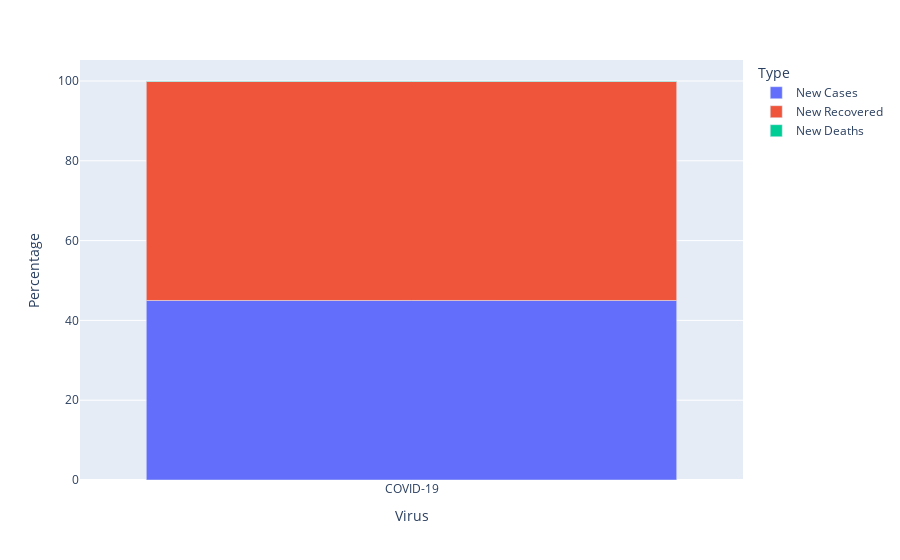

The notebook cell this image was saved under:
### Code cell
cases = df[['New Cases','New Recovered','New Deaths']].loc[0]
cases_df = pd.DataFrame(cases).reset_index()
cases_df.columns = ['Type', 'Total']
cases_df['Percentage'] = np.round(100*cases_df['Total']/np.sum(cases_df['Total']),2)
cases_df['Virus'] = ['COVID-19' for i in range(len(cases_df))]
fig = px.bar(cases_df, x='Virus', y = 'Percentage', color = 'Type', hover_data = ['Total'])
fig.show()

### Figure 1 — Plotly figure (JSON) as saved in the notebook; plotly's stock layout.template omitted (floating-point values rounded to 4 significant figures)
{"data": [{"alignmentgroup": "True", "customdata": [[568755]], "hovertemplate": "Type=New Cases<br>Virus=%{x}<br>Percentage=%{y}<br>Total=%{customdata[0]}<extra></extra>", "legendgroup": "New Cases", "marker": {"color": "#636efa", "pattern": {"shape": ""}}, "name": "New Cases", "offsetgroup": "New Cases", "orientation": "v", "showlegend": true, "textposition": "auto", "type": "bar", "x": ["COVID-19"], "xaxis": "x", "y": [44.99], "yaxis": "y"}, {"alignmentgroup": "True", "customdata": [[693871]], "hovertemplate": "Type=New Recovered<br>Virus=%{x}<br>Percentage=%{y}<br>Total=%{customdata[0]}<extra></extra>", "legendgroup": "New Recovered", "marker": {"color": "#EF553B", "pattern": {"shape": ""}}, "name": "New Recovered", "offsetgroup": "New Recovered", "orientation": "v", "showlegend": true, "textposition": "auto", "type": "bar", "x": ["COVID-19"], "xaxis": "x", "y": [54.89], "yaxis": "y"}, {"alignmentgroup": "True", "customdata": [[1558]], "hovertemplate": "Type=New Deaths<br>Virus=%{x}<br>Percentage=%{y}<br>Total=%{customdata[0]}<extra></extra>", "legendgroup": "New Deaths", "marker": {"color": "#00cc96", "pattern": {"shape": ""}}, "name": "New Deaths", "offsetgroup": "New Deaths", "orientation": "v", "showlegend": true, "textposition": "auto", "type": "bar", "x": ["COVID-19"], "xaxis": "x", "y": [0.12], "yaxis": "y"}], "layout": {"barmode": "relative", "legend": {"title": {"text": "Type"}, "tracegroupgap": 0}, "margin": {"t": 60}, "xaxis": {"anchor": "y", "domain": [0, 1], "title": {"text": "Virus"}}, "yaxis": {"anchor": "x", "domain": [0, 1], "title": {"text": "Percentage"}}}}
